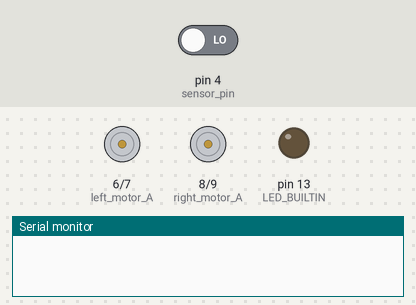
A sketch run on a simulated Arduino Uno, built with avr-gcc and run on an emulated ATmega328P. Parts: motor-driver pin pairs drawn as motors (green arrow = first pin HIGH = forward, orange = second pin HIGH = backward, longer = more drive, scaled by the enable pin), output pins drawn as LEDs (lit = HIGH), the last lines printed to the serial monitor. The test bench sets the inputs (shaded band); at power-on: pin 4 (sensor_pin) LOW.

Above: at 1.2 s.
1.3 s: pin 4 (sensor_pin) driven HIGH
At 1.7 s:
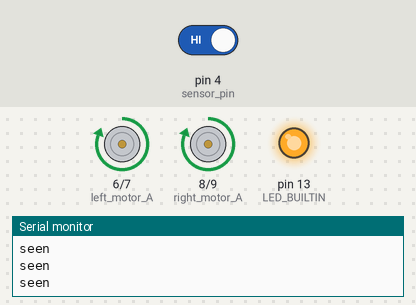
2.8 s: pin 4 (sensor_pin) driven LOW
At 4.2 s:
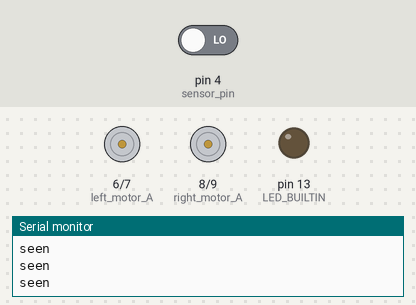
Timing chart, 0 to 5.8 s (numbered marks = the images above; inputs shaded):
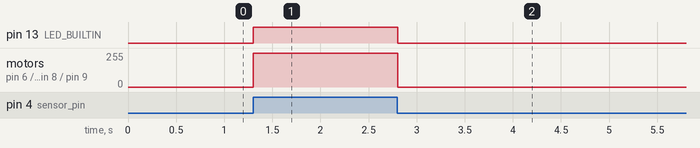

Measured:
- after the input at 1.3 s, pin 13 (LED_BUILTIN): LOW → HIGH at once; motor on pin 6 (left_motor_A) / pin 7 (left_motor_B), motor on pin 8 (right_motor_A) / pin 9 (right_motor_B): stopped → forward 255/255 at once
- after the input at 2.8 s, pin 13 (LED_BUILTIN): HIGH → LOW at once; motor on pin 6 (left_motor_A) / pin 7 (left_motor_B), motor on pin 8 (right_motor_A) / pin 9 (right_motor_B): forward 255/255 → stopped at once

The sketch:

fgdagfad.ino
```cpp
//================================(define right motor control pins)===================
int right_motor_A=8;
int right_motor_B=9;
int right_motor_speed=11; //enable pin

//================================(define left motor control pins)====================
int left_motor_A=6;
int left_motor_B=7;
int left_motor_speed=10; //enable p


//=======================(define two arrays with a list of pins for each motor)=======
uint8_t RightMotor[3] = {right_motor_A, right_motor_B, right_motor_speed};
uint8_t LeftMotor[3] = {left_motor_A, left_motor_B, left_motor_speed};

/////////////////////////////////////////================================================////////////////////////////////////////

int sensor_pin = 4;
int val;
byte mask=1;


void setup() {
  Serial.begin(9600);
  pinMode(sensor_pin,INPUT);
  pinMode (right_motor_A, OUTPUT);
  pinMode (right_motor_B, OUTPUT);
  pinMode (right_motor_speed, OUTPUT);
  pinMode (left_motor_A, OUTPUT);
  pinMode (left_motor_B, OUTPUT);
  pinMode (left_motor_speed, OUTPUT);
  pinMode(LED_BUILTIN, OUTPUT);

  digitalWrite(right_motor_A, LOW);
  digitalWrite(right_motor_speed, LOW);
  digitalWrite(right_motor_B, LOW);

  digitalWrite(left_motor_A, LOW);
  digitalWrite(left_motor_speed, LOW);
  digitalWrite(left_motor_B, LOW);


}

void loop() {


 val = digitalRead(sensor_pin);


 if (val == HIGH) {
  digitalWrite(right_motor_A, HIGH);
  digitalWrite(right_motor_speed, HIGH);
  digitalWrite(right_motor_B, LOW);
  digitalWrite(LED_BUILTIN, HIGH);
  digitalWrite(left_motor_A, HIGH);
  digitalWrite(left_motor_speed, HIGH);
  digitalWrite(left_motor_B, LOW);
  if(mask==1){
  Serial.println("seen");
  }
  }
else if (val == LOW) {


  digitalWrite(right_motor_A, LOW);
  digitalWrite(right_motor_speed, LOW);
  digitalWrite(right_motor_B, LOW);
  digitalWrite(LED_BUILTIN, LOW);
  digitalWrite(left_motor_A, LOW);
  digitalWrite(left_motor_speed, LOW);
  digitalWrite(left_motor_B, LOW);


}


}
```
